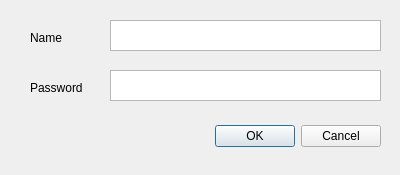
<?xml version="1.0" encoding="UTF-8"?>
<ui version="4.0">
 <class>Dialog</class>
 <widget class="QDialog" name="Dialog">
  <property name="geometry">
   <rect>
    <x>0</x>
    <y>0</y>
    <width>400</width>
    <height>175</height>
   </rect>
  </property>
  <property name="windowTitle">
   <string>Login</string>
  </property>
  <widget class="QDialogButtonBox" name="buttonBox">
   <property name="geometry">
    <rect>
     <x>40</x>
     <y>120</y>
     <width>341</width>
     <height>32</height>
    </rect>
   </property>
   <property name="orientation">
    <enum>Qt::Horizontal</enum>
   </property>
   <property name="standardButtons">
    <set>QDialogButtonBox::Cancel|QDialogButtonBox::Ok</set>
   </property>
  </widget>
  <widget class="QPlainTextEdit" name="user_name">
   <property name="geometry">
    <rect>
     <x>110</x>
     <y>20</y>
     <width>271</width>
     <height>31</height>
    </rect>
   </property>
  </widget>
  <widget class="QLabel" name="label">
   <property name="geometry">
    <rect>
     <x>30</x>
     <y>30</y>
     <width>58</width>
     <height>15</height>
    </rect>
   </property>
   <property name="text">
    <string>Name</string>
   </property>
  </widget>
  <widget class="QLabel" name="label_2">
   <property name="geometry">
    <rect>
     <x>30</x>
     <y>80</y>
     <width>71</width>
     <height>16</height>
    </rect>
   </property>
   <property name="text">
    <string>Password</string>
   </property>
  </widget>
  <widget class="QTextEdit" name="password">
   <property name="geometry">
    <rect>
     <x>110</x>
     <y>70</y>
     <width>271</width>
     <height>31</height>
    </rect>
   </property>
  </widget>
 </widget>
 <resources/>
 <connections>
  <connection>
   <sender>buttonBox</sender>
   <signal>accepted()</signal>
   <receiver>Dialog</receiver>
   <slot>accept()</slot>
   <hints>
    <hint type="sourcelabel">
     <x>248</x>
     <y>254</y>
    </hint>
    <hint type="destinationlabel">
     <x>157</x>
     <y>274</y>
    </hint>
   </hints>
  </connection>
  <connection>
   <sender>buttonBox</sender>
   <signal>rejected()</signal>
   <receiver>Dialog</receiver>
   <slot>reject()</slot>
   <hints>
    <hint type="sourcelabel">
     <x>316</x>
     <y>260</y>
    </hint>
    <hint type="destinationlabel">
     <x>286</x>
     <y>274</y>
    </hint>
   </hints>
  </connection>
 </connections>
</ui>
